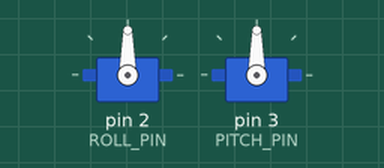
This sketch was run on a simulated Arduino Mega 2560, built with avr-gcc and run on an emulated ATmega2560. Shown: 2 × servo. What the sketch prints to the serial monitor is not drawn.

Above: at 0.1 s.
Timing chart, 0 to 2.5 s (numbered marks = the images above):
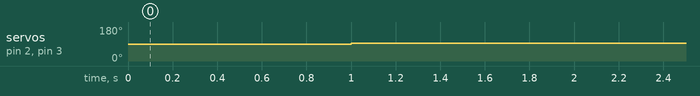

The sketch:

gimbal.ino
```cpp
#include <Servo.h>
#include "imu.h"
#include "pid.h"

#define ROLL_PIN 2
#define PITCH_PIN 3

#define P_GAIN 0.05
#define I_GAIN 0.00
#define D_GAIN 0.03

#define INTERVAL 10

Servo rollServo;
Servo pitchServo;

PIDController pidRoll(P_GAIN, I_GAIN, D_GAIN, INTERVAL);
PIDController pidPitch(P_GAIN, I_GAIN, D_GAIN, INTERVAL);

void setup() {
  initIMU();
  rollServo.attach(ROLL_PIN);
  pitchServo.attach(PITCH_PIN);
  Serial.begin(9600);
}

void loop() {
  static double roll, pitch, yaw;
  static double roll_diff, pitch_diff, yaw_diff;
  if (millis() % INTERVAL == 0) {
    readIMU();
    getGyro(&roll, &pitch, &yaw);

    roll_diff += pidRoll.pid(roll - 0);
    pitch_diff += pidRoll.pid(pitch - 0);

    Serial.println(roll_diff);

    rollServo.writeMicroseconds(1500 + roll_diff * 10);
    pitchServo.writeMicroseconds(1500 + pitch_diff * 10);
  }
}
```

imu.cpp
```cpp
#include "Arduino.h"

#define BUFFER_LENGTH 20
byte imu_buffer[BUFFER_LENGTH];

void initIMU() {
  Serial3.begin(19200);
}

void readIMU() {
  Serial3.write('*');
  int bytes = Serial3.readBytes(imu_buffer, 16);
	if (Serial3.available() > 0) {
    int cnt = 0;
  }
  /*
  for(int i=0; i<18; i++) {
    Serial.print(imu_buffer[i], HEX);
    Serial.print(" ");
  }
  Serial.println("");*/
}

void getGyro(double* roll, double* pitch, double* yaw) {
  *roll = (imu_buffer[2] << 8 | imu_buffer[3]) / 100.0;
  *pitch = (imu_buffer[4] << 8 | imu_buffer[5]) / 100.0;
  *yaw = (imu_buffer[6] << 8 | imu_buffer[7]) / 100.0;
}

void getAcc(short* x, short* y, short* z) {
  *x = imu_buffer[8] << 8 + imu_buffer[9];
  *y = imu_buffer[10] << 8 + imu_buffer[11];
  *z = imu_buffer[12] << 8 + imu_buffer[13];
}
```

imu.h
```cpp
#ifndef IMU_H_
#define IMU_H_

void initIMU();
void readIMU();
void getGyro(double*, double*, double*);
void getAcc(short*, short*, short*);

#endif
```

pid.cpp
```cpp
#include "pid.h"

#define I_MAX 20

PIDController::PIDController(double p_gain, double i_gain, double d_gain, long interval) {
  this->p_gain = p_gain;
  this->i_gain = i_gain;
  this->d_gain = d_gain;
  this->prev_error = 0;
  this->prev_i_out = 0;
  interval_in_millis = interval;
}

double PIDController::pid(double error) {
  double p_out, i_out, d_out;

  p_out = error * p_gain;
  i_out = prev_i_out + (error * interval_in_millis * i_gain);
  d_out = (error - prev_error) * d_gain;

  // cut i value for safety
  i_out = i_out < I_MAX ? i_out : I_MAX;

  prev_error = error;
  prev_i_out = i_out;
  return p_out + i_out + d_out;
}
```

pid.h
```cpp
#ifndef PID_H_
#define PID_H_

class PIDController {
  private:
    double p_gain;
    double i_gain;
    double d_gain;
    double prev_error;
    double prev_i_out;
    long interval_in_millis;
  public:
    PIDController(double, double, double, long);
    double pid(double);
};

#endif
```

Measured:
- by itself, servo on pin 2 (ROLL_PIN), servo on pin 3 (PITCH_PIN): 90° → 93° at 1.0 s
